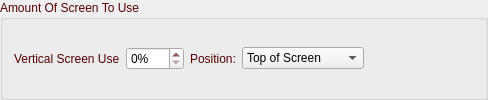
       <widget class="QGroupBox" name="groupBoxScreenUse2">
        <property name="palette">
         <palette>
          <active>
           <colorrole role="WindowText">
            <brush brushstyle="SolidPattern">
             <color alpha="255">
              <red>85</red>
              <green>0</green>
              <blue>0</blue>
             </color>
            </brush>
           </colorrole>
          </active>
          <inactive>
           <colorrole role="WindowText">
            <brush brushstyle="SolidPattern">
             <color alpha="255">
              <red>85</red>
              <green>0</green>
              <blue>0</blue>
             </color>
            </brush>
           </colorrole>
          </inactive>
          <disabled>
           <colorrole role="WindowText">
            <brush brushstyle="SolidPattern">
             <color alpha="255">
              <red>120</red>
              <green>120</green>
              <blue>120</blue>
             </color>
            </brush>
           </colorrole>
          </disabled>
         </palette>
        </property>
        <property name="title">
         <string>Amount Of Screen To Use</string>
        </property>
        <layout class="QHBoxLayout" name="horizontalLayout_15">
         <item>
          <widget class="QLabel" name="label_5">
           <property name="text">
            <string>Vertical Screen Use</string>
           </property>
          </widget>
         </item>
         <item>
          <widget class="QSpinBox" name="spinBoxScreenUse2">
           <property name="toolTip">
            <string>Percent of screen to be used.</string>
           </property>
           <property name="suffix">
            <string>%</string>
           </property>
           <property name="maximum">
            <number>100</number>
           </property>
          </widget>
         </item>
         <item>
          <widget class="QLabel" name="label_6">
           <property name="text">
            <string>Position:</string>
           </property>
          </widget>
         </item>
         <item>
          <widget class="QComboBox" name="comboBoxScreenUse2">
           <property name="toolTip">
            <string>Select to use either top portion of the screen or bottom.</string>
           </property>
           <item>
            <property name="text">
             <string>Top of Screen</string>
            </property>
           </item>
           <item>
            <property name="text">
             <string>Bottom of Screen</string>
            </property>
           </item>
          </widget>
         </item>
         <item>
          <spacer name="horizontalSpacer_5">
           <property name="orientation">
            <enum>Qt::Horizontal</enum>
           </property>
           <property name="sizeHint" stdset="0">
            <size>
             <width>110</width>
             <height>20</height>
            </size>
           </property>
          </spacer>
         </item>
        </layout>
       </widget>
